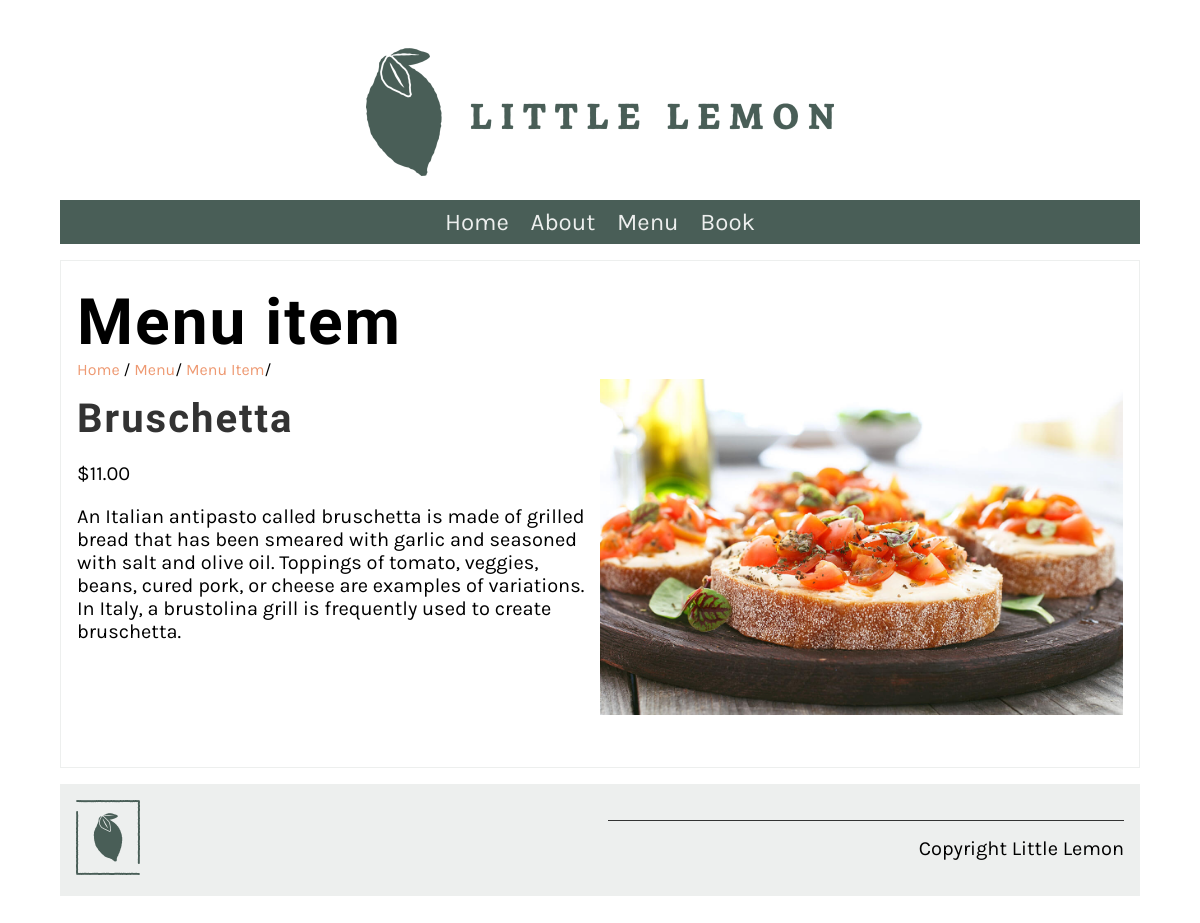
Page /menu_item/2/ on the committed database.
### apps/restaurant/models.py (models this page shows, shortened)
class Menu(models.Model):
    name = models.CharField(max_length=200)
    price = models.IntegerField()
    description = models.TextField(max_length=1000, default='')

### apps/restaurant/views.py (the view)
# urls.py: path('menu_item/<int:pk>/', views.display_menu_item, name="menu_item"),
def display_menu_item(request, pk=None):
    if pk:
        menu_item = Menu.objects.get(pk=pk)
    else:
        menu_item = ''
    return render(request, 'menu_item.html', {"menu_item": menu_item})

### templates/menu_item.html
{% extends 'base.html' %}
{% load static %}
{% block content %}
<section>
    <article>
        <h1>Menu item</h1>
        <span>
            <a href="{% url 'home_page' %}">Home</a> /
            <a href="{% url 'menu' %}">Menu</a>/
            <a href="#">Menu Item</a>/
        </span>
        <div class="row">
            <div class="column">
                <h2>
                    {{ menu_item.name }}
                </h2>
                <p>
                    ${{ menu_item.price }}.00
                </p>
                <p>
                    {{ menu_item.description }}
                </p>
            </div>
            <div class="column">
                <img src="{% static 'img/menu_items/' %}{{menu_item.name}}.jpg" alt="{{ menu_item.name}}" />
            </div>
        </div>
    </article>
</section>
{% endblock %}

### templates/base.html (shortened to what this page needs)
{% load static %}
<!DOCTYPE html>
<html lang="en">
  <head>
    <link
      rel="preload"
      as="style"
      href="{% static 'css/style.css' %}"
      onload="this.rel = 'stylesheet'"
    />
  </head>
  <body>
    {% include 'partials/_header.html' %}
    <main>{% block content %} {% endblock %}</main>
    {% include 'partials/_footer.html' %}
  </body>
</html>

### templates/partials/_header.html
{% load static %}
<header>
  <img src="{% static 'img/logo.png' %}" />
</header>
<nav>
  <ul>
    <li><a href="{% url 'home_page' %}">Home</a></li>
    <li><a href="{% url 'about' %}">About</a></li>
    <li><a href="{% url 'menu' %}">Menu</a></li>
    <li><a href="{% url 'book' %}">Book</a></li>
  </ul>
</nav>

### templates/partials/_footer.html
{% load static %}
<footer>
  <article>
        <img src="{% static 'img/logo_footer.png' %}" />
  </article>
  <article>
    <p>Copyright Little Lemon</p>
  </article>
</footer>

### static/css/style.css (style rules this page uses)
body { font-family: 'Karla', sans-serif; margin-top: 3rem; margin-bottom: 3rem; margin-left: 5%; margin-right: 5%; }
h1, h2, h3, h4, h5, h6 { font-family: 'Markazi Text', serif; letter-spacing: 2px;; }
h1 { font-size: 4rem; margin-top: 1.5rem; margin-bottom: 0; }
h2 { font-size: 2.5rem; color: #333333; margin:1rem 0; }
p, ul { font-size: 1.25rem;; }
a { color: #EE9972; text-decoration: none; }
header img { display: block; margin-left: auto; margin-right: auto; max-width: 100%; height: auto; }
nav { background-color: #495E57; margin-top: 1rem; margin-bottom: 1rem; margin-bottom: 0px; }
nav ul { list-style: none; font-size: 1.5rem; text-align: center; padding-inline-start: 0rem; margin-bottom: 0px; }
nav ul li { display: inline-block; margin: 0.5rem; }
nav ul a { color: #EDEFEE; text-decoration: none; }
section { display: flex; gap: 2rem 1rem; margin-top: 1rem; margin-bottom: 1rem; flex-direction: row; }
article { flex:1; }
article img { max-width: 100%; }
main article { border: 1px solid #EDEFEE; padding-left: 1rem; padding-right: 1rem; }
footer { background-color: #EDEFEE; padding: 1rem; display: flex; gap: 2rem 1rem; }
footer img { max-width: 50%; }
footer p { border-top: #333333; border-style: solid; border-width: 0.1rem; border-bottom: none; border-left: none; border-right: none; text-align: right; padding-top: 1rem;; }
.row { display: flex; flex-direction: row; width: 100%; padding-bottom: 1rem; }
.column { flex-basis: 50%; margin-bottom: 1rem; padding-bottom: 1rem; }

### rows in the picture
Menu: name "Bruschetta", price "11", description "An Italian antipasto called bruschetta is made of grilled bread that has been smeared with garlic and seasoned with salt and olive oil. Toppings of tomato, veggies, beans, cured pork, or cheese are examples of variations. In Italy, a brustolina grill is frequently used to create bruschetta.", name (picture)
